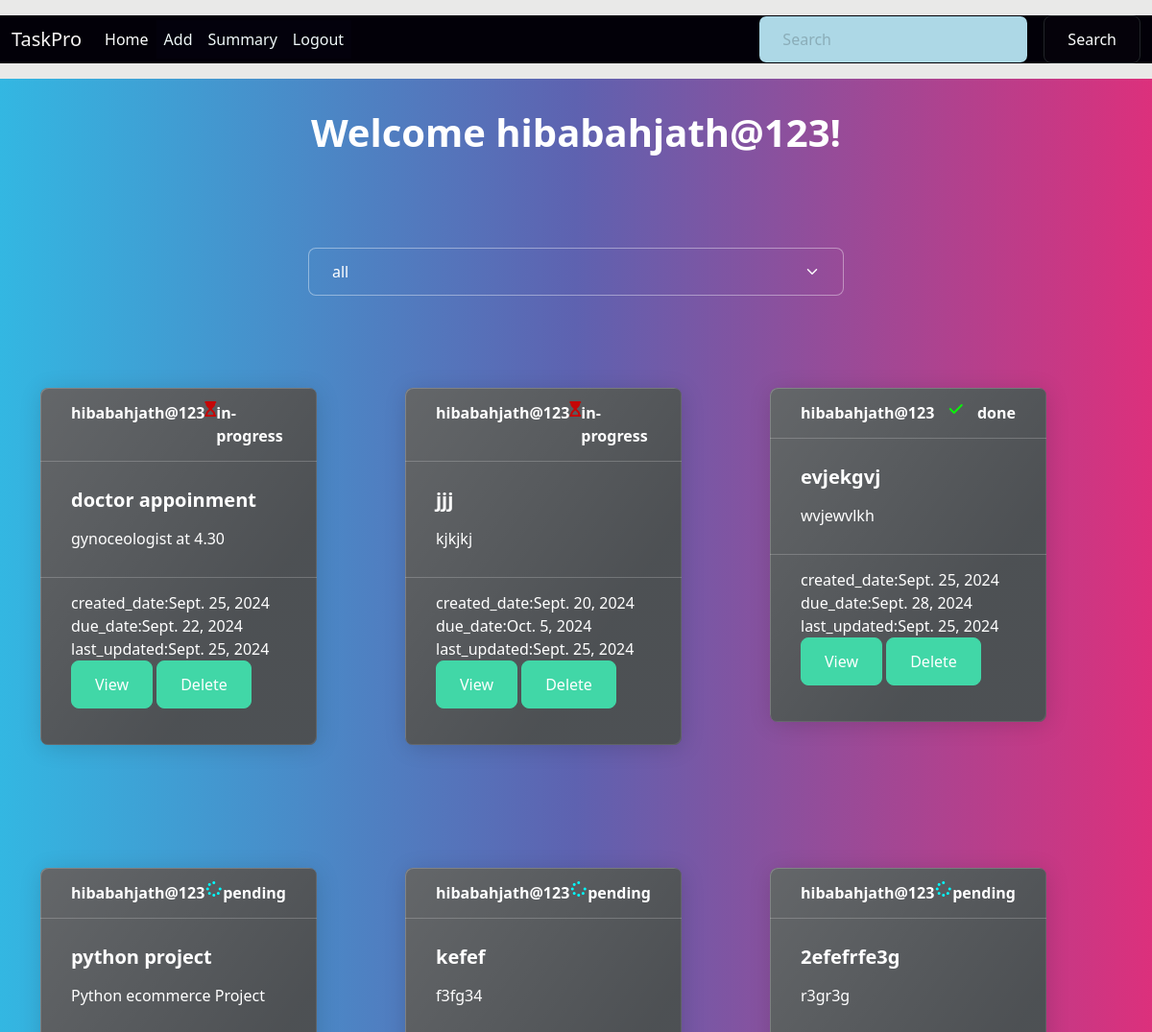
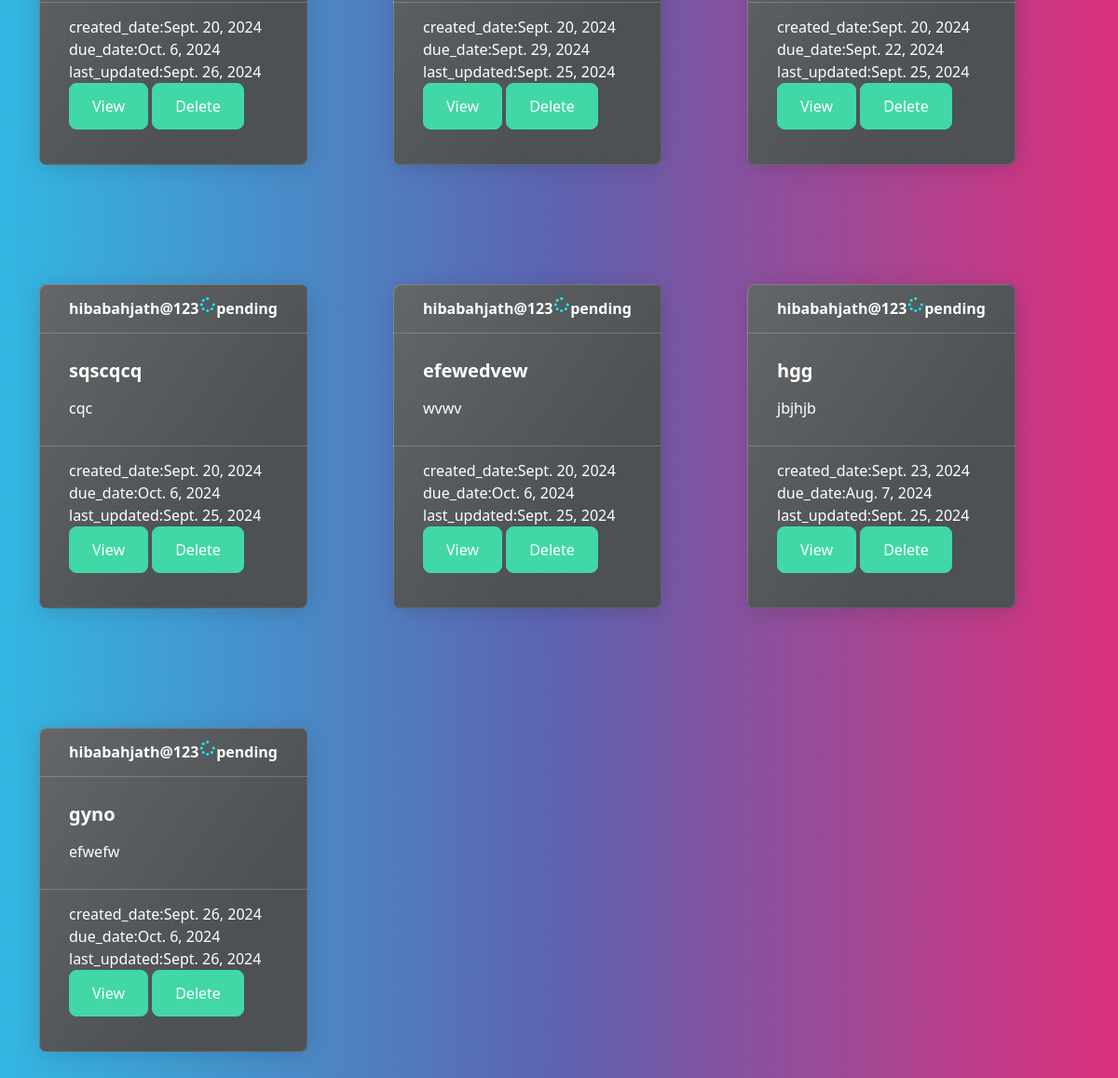
/all/ (signed in), run on the app's committed database (2 pictures, top to bottom).
### myapp/models.py (models this page shows, shortened)
class Task(models.Model):
    title=models.CharField(max_length=200)
    description=models.TextField()
    created_date=models.DateTimeField(auto_now_add=True)
    due_date=models.DateTimeField(null=True)
    updated_date=models.DateTimeField(auto_now=True)
    category_choices=(
        ("personal","personal"),
        ("business","business")
    )
    category=models.CharField(max_length=200,choices=category_choices,default="personal")
    status_choices=(
        ("pending","pending"),
        ("in-progress","in-progress"),
        ("done","done")
    )
    status=models.CharField(max_length=200,choices=status_choices,default="pending")
    user=models.ForeignKey(User,on_delete=models.CASCADE)

### myapp/views.py (the view)
# urls.py: path('all/',views.TaskListView.as_view(),name="task-all"),
@method_decorator(decs,name="dispatch")
class TaskListView(View):
    def get(self,request,*args,**kwargs):
        search_txt=request.GET.get("search_text")
        selected_category=request.GET.get("category","all")
        if selected_category == "all":
            qs=Task.objects.filter(user=request.user)
        else:
            qs=Task.objects.filter(category=selected_category,user=request.user)
        if search_txt != None:
            qs=Task.objects.filter(user=request.user)
            qs=qs.filter(Q(title__icontains=search_txt)|Q(description__icontains=search_txt))
        return render(request,"task_list.html",{"tasks":qs,"selected":selected_category})

### myapp/templates/task_list.html (shortened to what this page needs)
{%extends 'base.html'%}
{%block main_block%}
<div class="container">
    <h1 style="text-align: center;" class="mt-3">Welcome {{request.user}}!</h1>
    <div class="w-50 mx-auto mt-5">
        <form action="">
            <select name="category" id="" class="form-select" onchange="this.form.submit()">
                <option value="all" {%if selected == "all" %} selected {%endif%}>all</option>
            </select>
        </form>
    </div>
</div>
<div class="container">
    <div class="row">
        {%for t in tasks%}
        <div class="col-4">
            <div class="card text-bg-dark mb-3 mt-5" style="max-width: 18rem;color: #f8f6f6;">
                <div class="card-header d-flex justify-content-between">
                    <div> {{t.user}} </div>
                        {%if t.status == 'done' %}
                            <i class="fa-solid fa-check "  style="color: rgb(9, 243, 9);" ></i>
                        {%endif%}
                        {%if t.status == 'pending' %}
                            <i class="fa-solid fa-spinner" style="color: aqua;"></i>
                        {%endif%}
                        {%if t.status == 'in-progress' %}
                            <i class="fa-solid fa-hourglass-start" style="color: rgb(197, 7, 7);"></i>
                        {%endif%}
                    <div> {{t.status}} </div>
                </div>
                <div class="card-body">
                    <h5 class="card-title">{{t.title}}</h5>
                    <p class="card-text">{{t.description}}</p>
                </div>
                <div class="card-footer text-body-white">
                    created_date:{{t.created_date | date}}
                    due_date:{{t.due_date | date}}
                    last_updated:{{t.updated_date | date}}
                    <div>
                    <a class="btn btn-success" href="{% url 'task-edit' t.id %}" role="button">View</a>
                    <a class="btn btn-success" href="{% url 'task-delete' t.id %}" role="button">Delete</a>
                    </div>
                </div>
            </div>
        </div>
        {%endfor%}
    </div>
</div>
{%endblock%}

### data on the page
Task: user "hibabahjath@123", status "in-progress", title "doctor appoinment", description "gynoceologist at 4.30", created_date "Sept. 25, 2024", due_date "Sept. 22, 2024", updated_date "Sept. 25, 2024"
Task: user "hibabahjath@123", status "in-progress", title "jjj", description "kjkjkj", created_date "Sept. 20, 2024", due_date "Oct. 5, 2024", updated_date "Sept. 25, 2024"
Task: user "hibabahjath@123", status "done", title "evjekgvj", description "wvjewvlkh", created_date "Sept. 25, 2024", due_date "Sept. 28, 2024", updated_date "Sept. 25, 2024"
Task: user "hibabahjath@123", status "pending", title "python project", description "Python ecommerce Project", created_date "Sept. 20, 2024", due_date "Oct. 6, 2024", updated_date "Sept. 26, 2024"
Task: user "hibabahjath@123", status "pending", title "kefef", description "f3fg34", created_date "Sept. 20, 2024", due_date "Sept. 29, 2024", updated_date "Sept. 25, 2024"
Task: user "hibabahjath@123", status "pending", title "2efefrfe3g", description "r3gr3g", created_date "Sept. 20, 2024", due_date "Sept. 22, 2024", updated_date "Sept. 25, 2024"
Task: user "hibabahjath@123", status "pending", title "sqscqcq", description "cqc", created_date "Sept. 20, 2024", due_date "Oct. 6, 2024", updated_date "Sept. 25, 2024"
Task: user "hibabahjath@123", status "pending", title "efewedvew", description "wvwv", created_date "Sept. 20, 2024", due_date "Oct. 6, 2024", updated_date "Sept. 25, 2024"
Task: user "hibabahjath@123", status "pending", title "hgg", description "jbjhjb", created_date "Sept. 23, 2024", due_date "Aug. 7, 2024", updated_date "Sept. 25, 2024"
Task: user "hibabahjath@123", status "pending", title "gyno", description "efwefw", created_date "Sept. 26, 2024", due_date "Oct. 6, 2024", updated_date "Sept. 26, 2024"

### other printed values
{{ request.user }} "hibabahjath@123"
